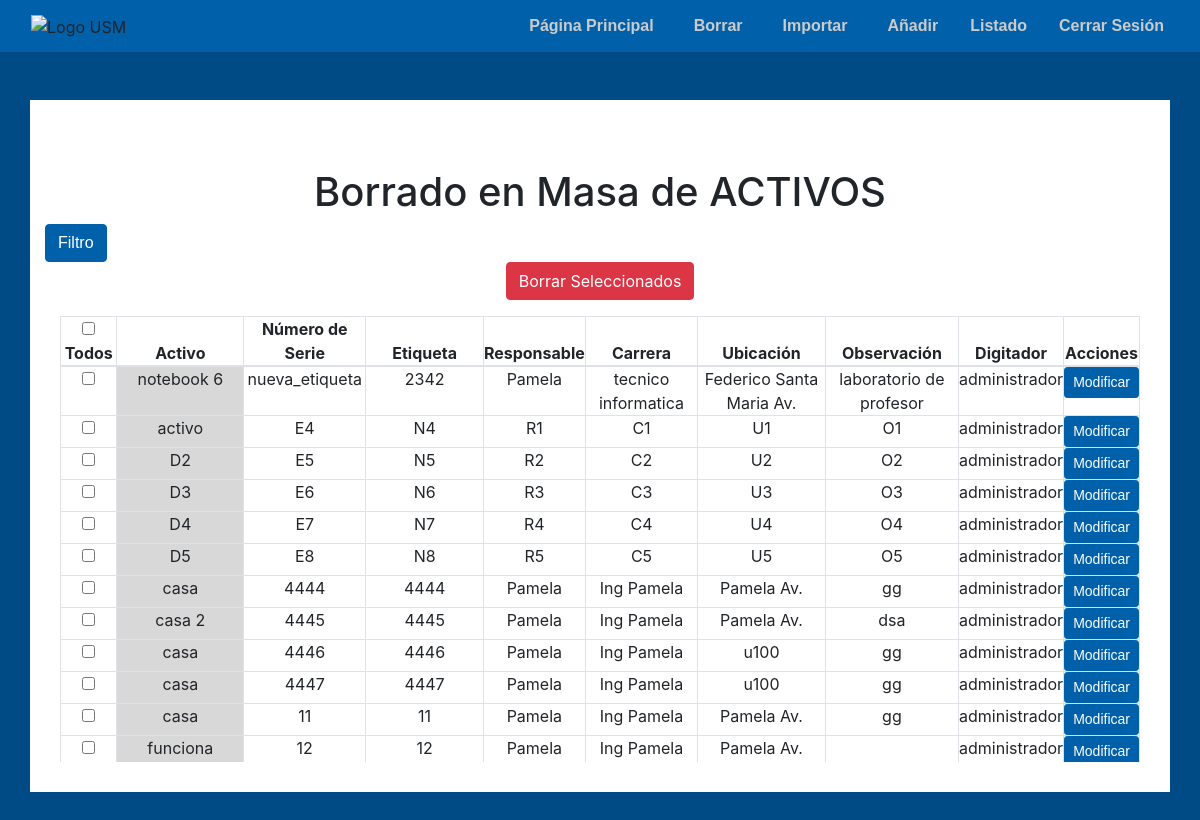
Page /borrar/ (signed in) on the committed database.
### core/models.py (models this page shows, shortened)
class Inventario(models.Model):
    Etiqueta = models.CharField(max_length=50)
    Numero_Serie = models.CharField(max_length=50)
    Descripcion_Equipamiento = models.CharField(max_length=50)
    Responsable = models.CharField(max_length=50)
    Carrera = models.CharField(max_length=50)
    Ubicacion = models.CharField(max_length=50)
    Observacion=models.CharField(max_length=50)
    Digitador=models.CharField(max_length=50)

### core/views.py (the view)
# urls.py: path('borrar/', borrar_activos, name='borrar_activos'),
def borrar_activos(request):
    if request.user.is_authenticated:
        termino_busqueda = request.GET.get('buscar', '')
        responsable = request.GET.get('Responsable', None)
        carrera = request.GET.get('Carrera', None)
        ubicacion = request.GET.get('Ubicacion', None)
        listado = filtrar_datos(request, termino_busqueda, responsable, carrera, ubicacion)
        responsables = Responsable.objects.all()
        carreras = Carrera.objects.all()
        ubicaciones = Ubicacion.objects.all()
        context = {
            'responsables': responsables,
            'carreras': carreras,
            'ubicaciones': ubicaciones,
            'termino_busqueda': termino_busqueda,
            'responsable_seleccionado': responsable,
            'carrera_seleccionada': carrera,
            'ubicacion_seleccionada': ubicacion,
            'listado': listado,
            'user': request.user,
        }
        return render(request, 'core/borrar.html', context)
    else:
        return redirect('/login/')

### core/views.py (called while the page is built, shortened)
def filtrar_datos(request, termino_busqueda, responsable=None, carrera=None, ubicacion=None):
    queryset = Inventario.objects.all()
    if responsable:
        queryset = queryset.filter(Responsable__icontains=responsable)
    if carrera:
        queryset = queryset.filter(Carrera__icontains=carrera)
    if ubicacion:
        queryset = queryset.filter(Ubicacion__icontains=ubicacion)
    return queryset

### core/templates/core/borrar.html (shortened to what this page needs)
<!DOCTYPE html>
<html lang="es">
<head>
    <link rel="stylesheet" href="https://stackpath.bootstrapcdn.com/bootstrap/4.5.2/css/bootstrap.min.css">
    <link rel="stylesheet" href="https://cdnjs.cloudflare.com/ajax/libs/font-awesome/5.15.4/css/all.min.css">
    <head>
        <link rel="stylesheet" href="https://cdnjs.cloudflare.com/ajax/libs/font-awesome/6.0.0-beta3/css/all.min.css">
    </head>
</head>
<body class="fondo">
    <nav class="navbar navbar-expand-lg navbar-light bg-custom fixed-top">
        <div class="col-3 imagen">
            <img class="img-fluid" src="https://usm.cl/wp-content/uploads/2020/12/logo-usm_blanco.svg" alt="Logo USM" onclick="window.location.href='/home/'">
        </div>
        <div class="collapse navbar-collapse" id="navbarNav">
            <ul class="navbar-nav ml-auto">
                <li class="nav-item mr-2 ml-2">
                    <button class="btn btn-link text-gray" onclick="window.location.href='/home/'">Página Principal</button>
                </li>
                <li class="nav-item mr-2 ml-2">
                    <button class="btn btn-link text-gray" onclick="window.location.href='/borrar/'">Borrar</button>
                </li>
                <li class="nav-item mr-2 ml-2" >
                    <button class="btn btn-link text-gray" onclick="window.location.href='/importar/'">Importar</button>
                </li>
                <li class="nav-item mr-auto ml-2">
                    <button class="btn btn-link text-gray" onclick="window.location.href='/añadir/'">Añadir</button>
                </li>
                <li class="nav-item mr-2 ml-2">
                    <button class="btn btn-link text-gray" onclick="window.location.href='/lista/'">Listado</button>
                </li>
                <li class="nav-item mr-2">
                    <form method="post" action="{% url 'logout' %}">
                        <button type="submit" class="btn btn-link text-right">Cerrar Sesión</button>
                    </form>
                </li>
            </ul>
        </div>
    </nav>
    {% if user.is_authenticated %}
<div class="container mt-5 contenido-principal">
    <div class="column mt-5"><h1 class="text-center">Borrado en Masa de ACTIVOS</h1></div>
    <div class="container text-center">
        <div class="row justify-content-start">
            <div class="col">
                <div class="row">
                    <button type="button" class="btn btn-primary" data-bs-toggle="modal" data-bs-target="#filtroModal">
                        Filtro
                    </button>
                </div>
            </div>
        </div>
        <div class="row">
            <div class="col">
                <div data-bs-spy="scroll" data-bs-target="#simple-list-example" data-bs-offset="0" data-bs-smooth-scroll="true" class="scrollspy-example full-height" tabindex="0">
                    <form id="borrarForm" method="post" action="{% url 'borrar_masivo' %}">
                        <div class="text-end mb-3">
                            <button type="button" class="btn btn-danger" onclick="confirmarBorrado()">Borrar Seleccionados</button>
                        </div>
                        <div class="table-responsive">
                            <table class="table table-bordered table-hover">
                                <thead>
                                    <tr>
                                        <th>
                                            <input type="checkbox" id="checkTodos" onclick="seleccionarTodos(this)"> Todos
                                        </th>
                                        <th>Activo</th>
                                        <th>Número de Serie</th>
                                        <th>Etiqueta</th>
                                        <th>Responsable</th>
                                        <th>Carrera</th>
                                        <th>Ubicación</th>
                                        <th>Observación</th>
                                        <th>Digitador</th>
                                        <th>Acciones</th>
                                    </tr>
                                </thead>
                                <tbody>
                                    {% for item in listado %}
                                    <tr>
                                        <td>
                                            <input type="checkbox" name="activos_seleccionados" value="{{ item.id }}">
                                        </td>
                                        <td style="background-color: rgb(216, 216, 216);">{{ item.Descripcion_Equipamiento }}</td>
                                        <td>{{ item.Etiqueta }}</td>
                                        <td>{{ item.Numero_Serie }}</td>
                                        <td>{{ item.Responsable }}</td>
                                        <td>{{ item.Carrera }}</td>
                                        <td>{{ item.Ubicacion }}</td>
                                        <td>{{ item.Observacion }}</td>
                                        <td>{{ item.Digitador }}</td>
                                        <td class="text-center">
                                            <button class="btn btn-primary btn-sm" onclick="abrirModalModificar({{ item.id }}, '{{ item.Etiqueta }}', '{{ item.Numero_Serie }}', '{{ item.Descripcion_Equipamiento }}', '{{ item.Responsable }}', '{{ item.Carrera }}', '{{ item.Ubicacion }}', '{{ item.Observacion }}', '{{ item.Digitador }}')">Modificar</button>
                                        </td>
                                    </tr>
                                    {% endfor %}
                                </tbody>
                            </table>
                        </div>
                    </form>
                </div>
            </div>
        </div>
    </div>
</div>
        <link href="https://cdnjs.cloudflare.com/ajax/libs/bootstrap-icons/1.10.0/bootstrap-icons.min.css" rel="stylesheet">
    {% endif %}
</body>
</html>

### core/templates/core/borrar.html (style rules this page uses)
.btn-link { border: none; text-decoration: none; color: #cbcbcb; transition: color 0.3s; font-family: 'Montserrat', sans-serif; font-weight: bold; }
.imagen img { max-width: 100%; height: 50px; }
.bg-custom { background-color: #0060a9; }
.btn-primary { color:white; background:#0060a9; border-color: #0060a9; font-family: 'Montserrat', sans-serif; }
.contenido-principal { padding-bottom: 30px; padding-top: 20px; background-color: white; margin-top: 300px; }
.scrollspy-example { position: relative; height: 10px; overflow: auto; scroll-padding: auto; }
.full-height { height: 500px; }
.table-responsive .table-bordered td, .table-responsive .table-bordered th { padding: 0; }
.fondo { background-color: #004B85; }

### rows in the picture
Inventario: Descripcion_Equipamiento "notebook 6", Etiqueta "nueva_etiqueta", Numero_Serie "2342", Responsable "Pamela", Carrera "tecnico informatica", Ubicacion "Federico Santa Maria Av.", Observacion "laboratorio de profesor", Digitador "administrador"
Inventario: Descripcion_Equipamiento "activo", Etiqueta "E4", Numero_Serie "N4", Responsable "R1", Carrera "C1", Ubicacion "U1", Observacion "O1", Digitador "administrador"
Inventario: Descripcion_Equipamiento "D2", Etiqueta "E5", Numero_Serie "N5", Responsable "R2", Carrera "C2", Ubicacion "U2", Observacion "O2", Digitador "administrador"
Inventario: Descripcion_Equipamiento "D3", Etiqueta "E6", Numero_Serie "N6", Responsable "R3", Carrera "C3", Ubicacion "U3", Observacion "O3", Digitador "administrador"
Inventario: Descripcion_Equipamiento "D4", Etiqueta "E7", Numero_Serie "N7", Responsable "R4", Carrera "C4", Ubicacion "U4", Observacion "O4", Digitador "administrador"
Inventario: Descripcion_Equipamiento "D5", Etiqueta "E8", Numero_Serie "N8", Responsable "R5", Carrera "C5", Ubicacion "U5", Observacion "O5", Digitador "administrador"
Inventario: Descripcion_Equipamiento "casa", Etiqueta "4444", Numero_Serie "4444", Responsable "Pamela", Carrera "Ing Pamela", Ubicacion "Pamela Av.", Observacion "gg", Digitador "administrador"
Inventario: Descripcion_Equipamiento "casa 2", Etiqueta "4445", Numero_Serie "4445", Responsable "Pamela", Carrera "Ing Pamela", Ubicacion "Pamela Av.", Observacion "dsa", Digitador "administrador"
Inventario: Descripcion_Equipamiento "casa", Etiqueta "4446", Numero_Serie "4446", Responsable "Pamela", Carrera "Ing Pamela", Ubicacion "u100", Observacion "gg", Digitador "administrador"
Inventario: Descripcion_Equipamiento "casa", Etiqueta "4447", Numero_Serie "4447", Responsable "Pamela", Carrera "Ing Pamela", Ubicacion "u100", Observacion "gg", Digitador "administrador"
Inventario: Descripcion_Equipamiento "casa", Etiqueta "11", Numero_Serie "11", Responsable "Pamela", Carrera "Ing Pamela", Ubicacion "Pamela Av.", Observacion "gg", Digitador "administrador"
Inventario: Descripcion_Equipamiento "funciona", Etiqueta "12", Numero_Serie "12", Responsable "Pamela", Carrera "Ing Pamela", Ubicacion "Pamela Av.", Digitador "administrador"
